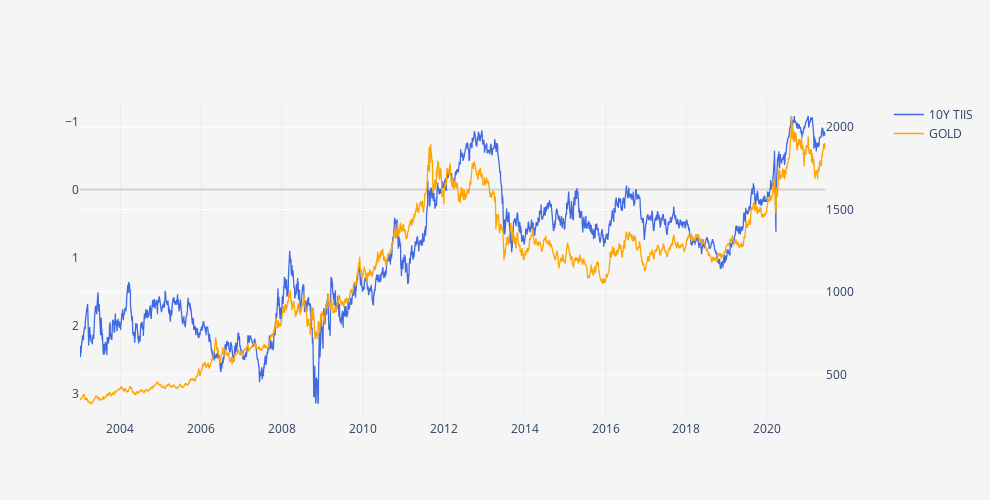

Notebook code cell kept with this figure:
### Code cell
import plotly.graph_objects as go
from plotly.subplots import make_subplots

# Create figure with secondary y-axis
fig = make_subplots(specs=[[{"secondary_y": True}]])

# Add traces
fig.add_trace(
    go.Scatter(x=data.index, y=data['DFII10'], name="10Y TIIS", line=dict(color = 'royalblue', width = 1.3)),
    secondary_y=False,
)

fig.add_trace(
    go.Scatter(x=data.index, y=data['GOLD'], name="GOLD", line=dict(color = 'orange', width = 1.3)),
    secondary_y=True,
)

# Add figure title
fig.update_layout(
    title_text="",
    width=990,
    height=500,
    plot_bgcolor='#f5f5f5',
    paper_bgcolor='#f5f5f5',
    xaxis=dict(
        title='',
        showgrid=True,
        gridcolor='#ebebeb',
        titlefont=dict(size=12),
    ),    
    yaxis=dict(
        title='',
        showgrid=False,
        gridcolor='#ebebeb',
        zeroline=True, # Adicionar ou não a zero line
        zerolinecolor='#d2d2d2',
        autorange='reversed'

    )
)

# Set y-axes titles
fig.update_yaxes(title_text="", secondary_y=False)
fig.update_yaxes(title_text="", secondary_y=True)

fig.show()

### Figure 1 — Plotly figure (JSON) as saved in the notebook; plotly's stock layout.template omitted (floating-point values rounded to 4 significant figures; data arrays with more than 128 entries replaced by an {"elided": "..."} marker saying what was removed)
{"data": [{"line": {"color": "royalblue", "width": 1.3}, "name": "10Y TIIS", "type": "scatter", "x": {"elided": "4810 str values"}, "xaxis": "x", "y": {"elided": "4810 float values"}, "yaxis": "y"}, {"line": {"color": "orange", "width": 1.3}, "name": "GOLD", "type": "scatter", "x": {"elided": "4810 str values"}, "xaxis": "x", "y": {"elided": "4810 float values"}, "yaxis": "y2"}], "layout": {"height": 500, "paper_bgcolor": "#f5f5f5", "plot_bgcolor": "#f5f5f5", "title": {"text": ""}, "width": 990, "xaxis": {"anchor": "y", "autorange": true, "domain": [0, 0.94], "gridcolor": "#ebebeb", "range": ["2003-01-02", "2021-06-09"], "showgrid": true, "title": {"font": {"size": 12}, "text": ""}, "type": "date"}, "yaxis": {"anchor": "x", "autorange": true, "domain": [0, 1], "gridcolor": "#ebebeb", "range": [3.385, -1.315], "showgrid": false, "title": {"text": ""}, "type": "linear", "zeroline": true, "zerolinecolor": "#d2d2d2"}, "yaxis2": {"anchor": "x", "autorange": true, "overlaying": "y", "range": [222.8, 2164.0], "side": "right", "title": {"text": ""}, "type": "linear"}}}
